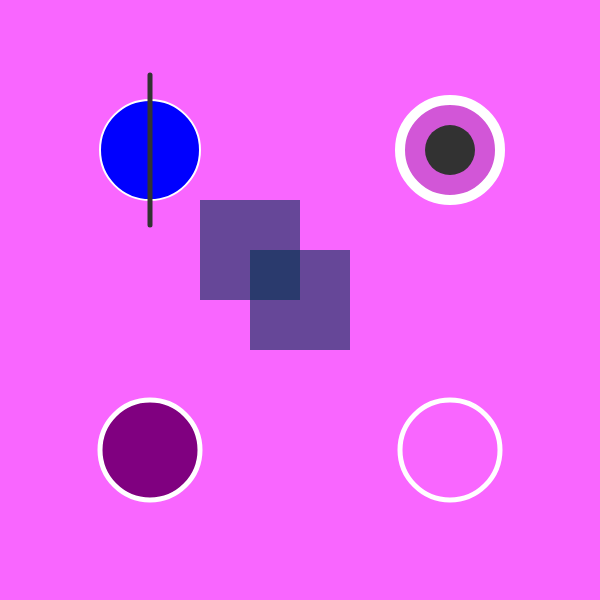
Frame 1 (no input)
Frame 60 (no input): identical to frame 1, image omitted
Frame 120 (the mouse pressed at the canvas centre since frame 60): identical to frame 1, image omitted

The p5.js sketch that drew this single still picture (run headless with seeded random() and noise() and a simulated clock; from frame 60 on, the mouse is pressed at the canvas centre):

// p5.js sketch
// ── sketch.js
// Muutujad
let circle_width = 100;
let shape_width = 150;

function setup(){
  // Loo canvas laius 800px width ja kõrgus 600px height
  createCanvas(600, 600);  // (x, y)
  //frameRate(1); // Jooksuta funk. draw() kord sekundis.
  background(200); // 0 (must) kuni 255 (valge), halltoonid

  line(width/2, 0, width/2, height);
  line(0, height/2, width, height/2);

}

function draw(){
  // Loop

  background(249, 102, 255);          // RGB or #HEX or RGB/GRAY+ALPHA

  fill(0, 50, 80, 150);               // Täitevärv enne kujundit
  noStroke();                         // Raamijoont ei ole
  rect(width/3, height/3, 100);
  rect(width/3+50, height/3+50, 100);

  stroke('white');  // Raamijoone värev
  strokeWeight(2);  // Raamijoone jämedus
  fill(0,0,255);    // Täitevärv enne kujundit
  circle(width/4, height/4, circle_width);  // Top-left quadrant

  fill(0, 40);       // Täitevärv enne kujundit
  strokeWeight(10);  // Raamijoone jämedus
  circle(width-width/4, height/4, circle_width); // Top-right quadrant

  fill('purple');   // Täitevärv enne kujundit
  strokeWeight(5);  // Raamijoone jämedus
  circle(width/4, height-height/4, circle_width); // Bottom-left quadrant

  noFill();  // Läbipaistev
  circle(width-width/4, height-height/4, circle_width); // Bottom-right quadrant

  stroke(50);
  line(width/2 - shape_width, // x1
               shape_width/2, // y1
       width/2 - shape_width, // x2
    height/2 - shape_width/2);// y2

  strokeWeight(50);
  point(width/2 + shape_width, height/2 - shape_width);
}

// ── style.css
html, body {
  margin: 0;
  padding: 0;
}
h1 {
  text-align: center;
}
canvas {
  display: block;
  max-width: 600px;
  margin: auto;
}
footer {
  position: fixed;
  left: 0;
  bottom: 0;
  width: 100%;
  background-color: #dadada;
  color: #0f0f0f;
  text-align: left;
}
